Frame 1 (no input): blank canvas, image omitted
Frame 60 (no input): blank canvas, image omitted
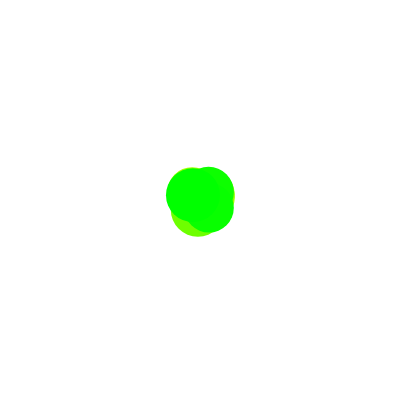
Frame 120 (the mouse pressed at the canvas centre since frame 60)

The p5.js sketch whose frames 1 and 60 were blank and that drew this single picture after the mouse press (run headless with seeded random() and noise() and a simulated clock; from frame 60 on, the mouse is pressed at the canvas centre):

// p5.js sketch
// ── sketch.js
function setup() {
  createCanvas(400, 400);


}

var myHue = 0;

function draw() {
  //background(200);
  colorMode(HSB);
  var xPos = random(20) -10; // mean value of 20 - 10= 10: random value between -10 and 20 =10
  var yPos = random(20) -10;
  var circleSize = 5 + random(50);
  myHue +=1
  fill(myHue);
  noStroke();
  fill(myHue, 100, 100);
  //strokeWeight(1);

  if (myHue > 360){
    myHue = 0;

  }

  if (mouseIsPressed){
    //line(mouseX, mouseY, pmouseX + xPos, pmouseY+yPos);
    ellipse(mouseX + xPos, mouseY+yPos, circleSize);
  }

  if (keyIsPressed){
    background(255)
    //Clear background
  }
  /*noStroke();
  fill(mouseX);
  ellipse(width/2, height/2, mouseX, mouseY);
  */
}



/*
comment multiline
*/
